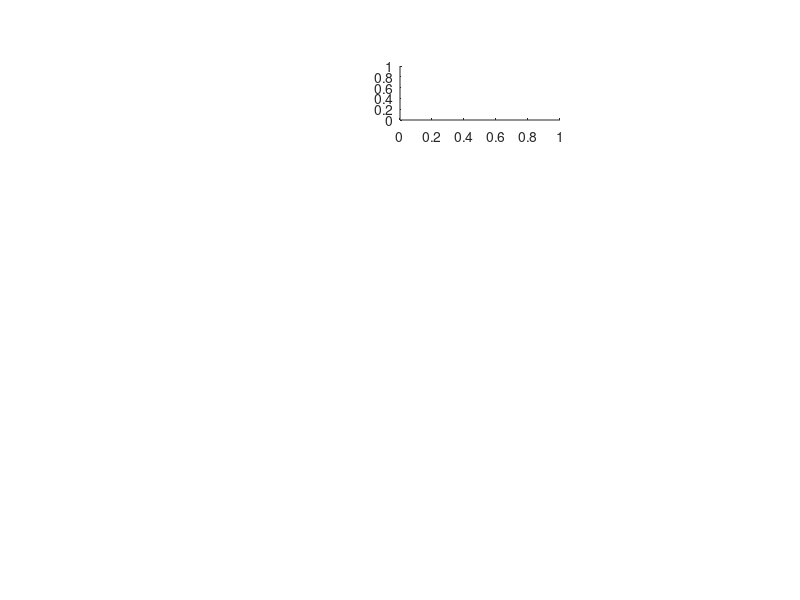

This figure's MATLAB source: (Note: this script raises an error after producing the figure.)
%% Figures @NREM_comp
%
% Theoretical and Computational Neuroscience (TCN), Centre for Brain and Cognition, 
% Universitat Pompeu Fabra, Barcelona, Spain. 
%
% Figure 2. Extended model and stimulus. 
%
% Created: Fri 22 Jan 2021, 14:31
% Author: Martin Esparza-Iaizzo
% 
% Last edited: Sun 22 May 2022, 17:19
% Last edited by: Martin Esparza-Iaizzo

%% Add supplementary function path

addpath(genpath('./supple'))

%% Plotting

duration_s = 10; % Stimulus duration
dt = 0.01; % Time interval 

fontSize = 16; 

f = figure; 
mp = get(0, 'MonitorPositions');
set(f,'units','centimeters','Position',[mp(end,1)+50 mp(end,2)+50 19.05 20]*1.75);

% Fig. 2B. Example of Poisson Spike Generation. 
ax = axes('Position',[0.5 0.8 0.2 0.09]);
ax.PositionConstraint = 'innerposition';

freqs = 5; % Frequency of spiking
time = 5; % Duration of Poisson Spike train
trials = 3; % Number of sample trials 
[spikeMat, tVec] = poissonSpikeGen(freqs, time, trials, dt);

plotRaster(spikeMat, tVec,1,'#DAA520');
xlim([-1 6])
yticks([1 3]); yticklabels({'1','3'})
xticks([0 5]); xticklabels({'0','5'})
xlabel('Time (AU)')
ylabel('Trials')
ax.YAxis.TickLength = [0 0];
set(ax,'FontSize',fontSize,'Box','on','LineWidth',1.5,'FontName','Arial')

ax0 = axes('Position',[0.5 0.9 0.2 0.05]);
ax0.PositionConstraint = 'innerposition';
plot([zeros(1,100) ones(1,500) zeros(1,100)], 'LineWidth',1.5,'Color','#DAA520')
xlim([0 700])
ylim([-0.25 1.25])
xticks([100 600]); xticklabels({''})
yticks([0 1]); yticklabels({'0','5'})
ylabel('Hz')
ax0.YAxis.TickLength = [0 0];
set(ax0,'FontSize',fontSize,'Box','off','LineWidth',1.5,'FontName','Arial')

% Fig. 2C. Alpha-function. 
[~,~,t_tmp] = generateStimuli(duration_s,dt,1,freqs);
alfa = 1/0.1;
alfa_function = alfa^2 .* t_tmp(1:250) .* exp(-alfa.*t_tmp(1:250));

ax3 = axes('Position',[0.775 0.8 0.175 0.15]);
ax3.PositionConstraint = 'innerposition';
plot(t_tmp(1:250),alfa_function,'LineWidth',1.5,'Color','k');
xlim([0 0.75])
yticks([0 max(alfa_function)]); yticklabels({'0','1'})
xticks([0 0.75]); xticklabels({'0','3'})
xlabel('Time (AU)');
ylabel('{\alpha - function}')
set(ax3,'FontSize',fontSize,'Box','on','LineWidth',1.5,'FontName','Arial')


% Fig. 2D. Spike train + alpha-function convolution
% Spiking frequency = 5
freqs = [5];
[spike_train,spikeMat,tVec] = generateStimuli(duration_s,dt,1,freqs);

ax1_1 = axes('Position',[0.1 0.54 0.85 0.075]);
ax1_1.PositionConstraint = 'innerposition';
plot(tVec,spike_train(2,:),'Color','#DAA520','LineWidth',1.5); hold on;
ylim([0 1]);
yticks([0 1]); yticklabels({'0','1'});
xticks([]); xticklabels({''})
xlabel('');
set(ax1_1,'FontSize',fontSize,'Box','off','LineWidth',1.5,'FontName','Arial')
ylabel('\its(t)','FontName','Arial')

ax1_2 = axes('Position',[0.1 0.615 0.85 0.07]);
ax1_2.PositionConstraint = 'innerposition';
ax1_2.XAxis.Visible = 'off';
plotRaster(spikeMat, tVec,1.5,'#DAA520');
yticks([]); yticklabels({''})
xticks([]); xticklabels({''})
ylim([0.25 2])
set(ax1_2,'FontSize',fontSize,'Box','off','LineWidth',1.5,'FontName','Arial')


% Spiking frequency = 10
freqs = [10];
[spike_train,spikeMat,tVec] = generateStimuli(duration_s,dt,1,freqs);

ax2_1 = axes('Position',[0.1 0.36 0.85 0.075]);
ax2_1.PositionConstraint = 'innerposition';
plot(tVec,spike_train(2,:),'Color','#DAA520','LineWidth',1.5); hold on;
ylim([0 1]);
yticks([0 1]); yticklabels({'0','1'});
xticks([0 10]); xticklabels({'0','10'})
xlabel('');
set(ax2_1,'FontSize',fontSize,'Box','off','LineWidth',1.5,'FontName','Arial')
ylabel('\its(t)','FontName','Arial')

ax2_2 = axes('Position',[0.1 0.435 0.85 0.07]);
ax2_2.PositionConstraint = 'innerposition';
ax2_2.XAxis.Visible = 'off';
plotRaster(spikeMat, tVec,1.5,'#DAA520');
yticks([]); yticklabels({''})
xticks([]); xticklabels({''})
ylim([0.25 2])
set(ax2_2,'FontSize',fontSize,'Box','off','LineWidth',1.5,'FontName','Arial')

% Spiking frequency = 50
freqs = [50];
[spike_train,spikeMat,tVec] = generateStimuli(duration_s,dt,1,freqs);

ax2_1 = axes('Position',[0.1 0.13 0.85 0.075]);
ax2_1.PositionConstraint = 'innerposition';
plot(tVec,spike_train(2,:),'Color','#DAA520','LineWidth',1.5); hold on;
ylim([0 1]);
yticks([0 1]); yticklabels({'0','1'});
xticks([0 10]); xticklabels({'0','10'})
xlabel('');
xlabel('Time (AU)')
set(ax2_1,'FontSize',fontSize,'Box','off','LineWidth',1.5,'FontName','Arial')
ylabel('\its(t)','FontName','Arial')

ax2_2 = axes('Position',[0.1 0.205 0.85 0.07]);
ax2_2.PositionConstraint = 'innerposition';
ax2_2.XAxis.Visible = 'off';
plotRaster(spikeMat, tVec,1.5,'#DAA520');
yticks([]); yticklabels({''})
xticks([]); xticklabels({''})

ylim([0.25 2])
set(ax2_2,'FontSize',fontSize,'Box','off','LineWidth',1.5,'FontName','Arial')


%% Save figure ––––––– Uncomment and edit to save to personalised location
% 
% cd '/Volumes/GoogleDrive-101271366273470520077/My Drive/PaperBelen/Figures/Temp figures'
% exportgraphics(gcf,'fig2.pdf','Resolution',300,'BackgroundColor','w')

